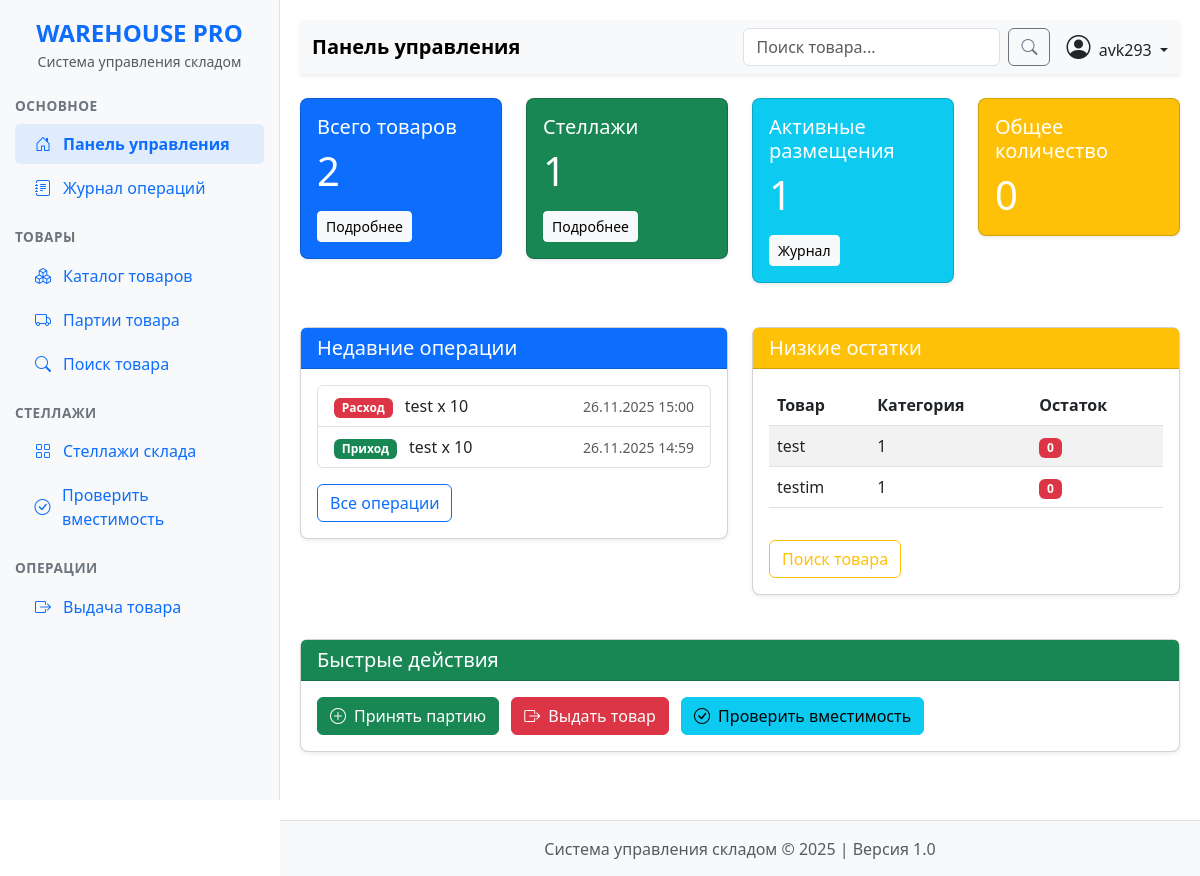
Page /warehouse/ (signed in) on the committed database.
### warehouse/models.py (models this page shows, shortened)
class WarehouseJournal(models.Model):
    OPERATION_CHOICES = [
        ('IN', 'Приход'),
        ('OUT', 'Расход'),
    ]
    operation_type = models.CharField(
        max_length=3, choices=OPERATION_CHOICES, verbose_name='Тип операции')
    product = models.ForeignKey(
        Product, on_delete=models.CASCADE, verbose_name='Товар')
    quantity = models.PositiveIntegerField(verbose_name='Количество')
    rack = models.ForeignKey(
        Rack, on_delete=models.SET_NULL, null=True, blank=True, verbose_name='Стелаж')
    batch = models.ForeignKey(
        Batch, on_delete=models.SET_NULL, null=True, blank=True, verbose_name='Партия')
    operation_date = models.DateTimeField(
        default=timezone.now, verbose_name='Дата  операции')
    operator = models.CharField(max_length=100, verbose_name='Оператор')
    notes = models.TextField(blank=True, null=True, verbose_name='Описание')
    class Meta:
        ordering = ['-operation_date']
        verbose_name = 'Операция'
        verbose_name_plural = 'Операции'

class Product(models.Model):
    name = models.CharField(max_length=200, verbose_name='Название')
    category = models.ForeignKey(
        Category, on_delete=models.CASCADE, verbose_name='Категория')
    sku = models.CharField(max_length=50, unique=True, verbose_name='Артикул')
    length = models.FloatField(help_text="Длина в см", verbose_name='Длина')
    width = models.FloatField(help_text="Ширина в см", verbose_name='Ширина')
    height = models.FloatField(help_text="Высота в см", verbose_name='Высота')
    weight = models.FloatField(help_text="Вес в кг", verbose_name='Вес')
    image = models.ImageField(
        upload_to='products/', blank=True, null=True, verbose_name='Изображение товара')
    class Meta:
        verbose_name = 'Товар'
        verbose_name_plural = 'Товары'
    def get_volume(self):
        return self.length * self.width * self.height

class Category(models.Model):
    name = models.CharField(max_length=100, unique=True)
    description = models.TextField(blank=True, null=True)
    class Meta:
        verbose_name = 'Категория'
        verbose_name_plural = 'Категории'

### warehouse/views.py (the view)
# urls.py: path('', views.DashboardView.as_view(), name='dashboard'),
class DashboardView(LoginRequiredMixin, View):
    login_url = '/login/'
    def get(self, request):
        total_products = Product.objects.count()
        total_racks = Rack.objects.filter(is_active=True).count()
        active_placements = Placement.objects.filter(is_active=True).count()
        total_quantity = Placement.objects.filter(
            is_active=True).aggregate(total=Sum('quantity'))['total'] or 0
        low_stock_products = []
        for product in Product.objects.all():
            quantity = Placement.objects.filter(product=product, is_active=True).aggregate(
                total=Sum('quantity'))['total'] or 0
            if quantity < 10:  # Порог низкого остатка
                low_stock_products.append({
                    'product': product,
                    'quantity': quantity
                })
        recent_operations = WarehouseJournal.objects.all()[:10]
        racks_utilization = []
        for rack in Rack.objects.filter(is_active=True).order_by('name')[:5]:
            racks_utilization.append({
                'rack': rack,
                'utilization': rack.get_utilization_percent()
            })
        context = {
            'total_products': total_products,
            'total_racks': total_racks,
            'active_placements': active_placements,
            'total_quantity': total_quantity,
            'low_stock_products': low_stock_products[:5],
            'recent_operations': recent_operations,
            'racks_utilization': racks_utilization,
        }
        return render(request, 'warehouse/dashboard.html', context)

### warehouse/templates/warehouse/dashboard.html (shortened to what this page needs)
{% extends 'warehouse/base.html' %}
{% block page_title %}Панель управления{% endblock %}
{% block content %}
<div class="row">
    <div class="col-md-3">
        <div class="card text-white bg-primary">
            <div class="card-body">
                <h5 class="card-title">Всего товаров</h5>
                <p class="card-text display-6">{{ total_products }}</p>
                <a href="{% url 'warehouse:product_list' %}" class="btn btn-light btn-sm">Подробнее</a>
            </div>
        </div>
    </div>
    <div class="col-md-3">
        <div class="card text-white bg-success">
            <div class="card-body">
                <h5 class="card-title">Стеллажи</h5>
                <p class="card-text display-6">{{ total_racks }}</p>
                <a href="{% url 'warehouse:rack_list' %}" class="btn btn-light btn-sm">Подробнее</a>
            </div>
        </div>
    </div>
    <div class="col-md-3">
        <div class="card text-white bg-info">
            <div class="card-body">
                <h5 class="card-title">Активные размещения</h5>
                <p class="card-text display-6">{{ active_placements }}</p>
                <a href="{% url 'warehouse:journal' %}" class="btn btn-light btn-sm">Журнал</a>
            </div>
        </div>
    </div>
    <div class="col-md-3">
        <div class="card text-white bg-warning">
            <div class="card-body">
                <h5 class="card-title">Общее количество</h5>
                <p class="card-text display-6">{{ total_quantity }}</p>
            </div>
        </div>
    </div>
</div>
<div class="row mt-4">
    <div class="col-md-6">
        <div class="card">
            <div class="card-header bg-primary text-white">
                <h5 class="mb-0">Недавние операции</h5>
            </div>
            <div class="card-body">
                {% if recent_operations %}
                <ul class="list-group">
                    {% for operation in recent_operations %}
                    <li class="list-group-item d-flex justify-content-between align-items-center">
                        <div>
                            <span
                                class="badge bg-{% if operation.operation_type == 'IN' %}success{% else %}danger{% endif %} me-2">
                                {% if operation.operation_type == 'IN' %}Приход{% else %}Расход{% endif %}
                            </span>
                            {{ operation.product.name }} x {{ operation.quantity }}
                        </div>
                        <small class="text-muted">{{ operation.operation_date|date:"d.m.Y H:i" }}</small>
                    </li>
                    {% endfor %}
                </ul>
                {% else %}
                <p class="text-muted">Нет последних операций</p>
                {% endif %}
                <a href="{% url 'warehouse:journal' %}" class="btn btn-outline-primary mt-3">Все операции</a>
            </div>
        </div>
    </div>
    <div class="col-md-6">
        <div class="card">
            <div class="card-header bg-warning text-white">
                <h5 class="mb-0">Низкие остатки</h5>
            </div>
            <div class="card-body">
                {% if low_stock_products %}
                <table class="table table-striped">
                    <thead>
                        <tr>
                            <th>Товар</th>
                            <th>Категория</th>
                            <th>Остаток</th>
                        </tr>
                    </thead>
                    <tbody>
                        {% for item in low_stock_products %}
                        <tr>
                            <td>{{ item.product.name }}</td>
                            <td>{{ item.product.category.name }}</td>
                            <td>
                                <span class="badge bg-danger">{{ item.quantity }}</span>
                            </td>
                        </tr>
                        {% endfor %}
                    </tbody>
                </table>
                {% else %}
                <p class="text-muted">Нет товаров с низкими остатками</p>
                {% endif %}
                <a href="{% url 'warehouse:search_product' %}" class="btn btn-outline-warning mt-3">Поиск товара</a>
            </div>
        </div>
    </div>
</div>
<div class="row mt-4">
    <div class="col-md-12">
        <div class="card">
            <div class="card-header bg-success text-white">
                <h5 class="mb-0">Быстрые действия</h5>
            </div>
            <div class="card-body">
                <div class="d-grid gap-3 d-md-block">
                    <a href="{% url 'warehouse:batch_create' %}" class="btn btn-success me-md-2">
                        <i class="bi bi-plus-circle me-2"></i>Принять партию
                    </a>
                    <a href="{% url 'warehouse:issue_product' %}" class="btn btn-danger me-md-2">
                        <i class="bi bi-box-arrow-right me-2"></i>Выдать товар
                    </a>
                    <a href="{% url 'warehouse:check_capacity' %}" class="btn btn-info me-md-2">
                        <i class="bi bi-check-circle me-2"></i>Проверить вместимость
                    </a>
                </div>
            </div>
        </div>
    </div>
</div>
{% endblock %}

### warehouse/templates/warehouse/base.html (shortened to what this page needs)
<!DOCTYPE html>
<html lang="ru">
<head>
    <link href="https://cdn.jsdelivr.net/npm/bootstrap@5.3.0/dist/css/bootstrap.min.css" rel="stylesheet">
    <link rel="stylesheet" href="https://cdn.jsdelivr.net/npm/bootstrap-icons@1.10.0/font/bootstrap-icons.css">
</head>
<body>
    <div class="sidebar">
        <div class="text-center mb-4">
            <div class="logo">WAREHOUSE PRO</div>
            <div class="text-muted small">Система управления складом</div>
        </div>
        <div class="sidebar-section">
            <div class="sidebar-section-title">ОСНОВНОЕ</div>
            <ul class="nav flex-column">
                <li class="nav-item mb-1">
                    <a class="nav-link d-flex align-items-center {% if request.path == '/warehouse/' or request.path == '/' %}active{% endif %}"
                        href="{% url 'warehouse:dashboard' %}">
                        <div class="nav-icon"><i class="bi bi-house-door"></i></div>
                        <span>Панель управления</span>
                    </a>
                </li>
                <li class="nav-item mb-1">
                    <a class="nav-link d-flex align-items-center {% if '/journal/' in request.path %}active{% endif %}"
                        href="{% url 'warehouse:journal' %}">
                        <div class="nav-icon"><i class="bi bi-journal-text"></i></div>
                        <span>Журнал операций</span>
                    </a>
                </li>
            </ul>
        </div>
        <div class="sidebar-section">
            <div class="sidebar-section-title">ТОВАРЫ</div>
            <ul class="nav flex-column">
                <li class="nav-item mb-1">
                    <a class="nav-link d-flex align-items-center {% if '/products/' in request.path %}active{% endif %}"
                        href="{% url 'warehouse:product_list' %}">
                        <div class="nav-icon"><i class="bi bi-boxes"></i></div>
                        <span>Каталог товаров</span>
                    </a>
                </li>
                <li class="nav-item mb-1">
                    <a class="nav-link d-flex align-items-center {% if '/batches/' in request.path %}active{% endif %}"
                        href="{% url 'warehouse:batch_list' %}">
                        <div class="nav-icon"><i class="bi bi-truck"></i></div>
                        <span>Партии товара</span>
                    </a>
                </li>
                <li class="nav-item mb-1">
                    <a class="nav-link d-flex align-items-center {% if '/search/' in request.path %}active{% endif %}"
                        href="{% url 'warehouse:search_product' %}">
                        <div class="nav-icon"><i class="bi bi-search"></i></div>
                        <span>Поиск товара</span>
                    </a>
                </li>
            </ul>
        </div>
        <div class="sidebar-section">
            <div class="sidebar-section-title">СТЕЛЛАЖИ</div>
            <ul class="nav flex-column">
                <li class="nav-item mb-1">
                    <a class="nav-link d-flex align-items-center {% if '/racks/' in request.path %}active{% endif %}"
                        href="{% url 'warehouse:rack_list' %}">
                        <div class="nav-icon"><i class="bi bi-grid"></i></div>
                        <span>Стеллажи склада</span>
                    </a>
                </li>
                <li class="nav-item mb-1">
                    <a class="nav-link d-flex align-items-center {% if '/check-capacity/' in request.path %}active{% endif %}"
                        href="{% url 'warehouse:check_capacity' %}">
                        <div class="nav-icon"><i class="bi bi-check-circle"></i></div>
                        <span>Проверить вместимость</span>
                    </a>
                </li>
            </ul>
        </div>
        <div class="sidebar-section">
            <div class="sidebar-section-title">ОПЕРАЦИИ</div>
            <ul class="nav flex-column">
                <li class="nav-item mb-1">
                    <a class="nav-link d-flex align-items-center {% if '/issue/' in request.path %}active{% endif %}"
                        href="{% url 'warehouse:issue_product' %}">
                        <div class="nav-icon"><i class="bi bi-box-arrow-right"></i></div>
                        <span>Выдача товара</span>
                    </a>
                </li>
            </ul>
        </div>
    </div>
    <div class="main-content">
        <nav class="navbar navbar-expand-lg navbar-light bg-light mb-4 shadow-sm">
            <div class="container-fluid">
                <h1 class="navbar-brand mb-0">{% block page_title %}Панель управления{% endblock %}</h1>
                <div class="d-flex align-items-center">
                    <form class="d-flex me-3" method="get" action="{% url 'warehouse:search_product' %}">
                        <input class="form-control me-2" type="search" name="q" placeholder="Поиск товара..."
                            aria-label="Search">
                        <button class="btn btn-outline-secondary" type="submit"><i class="bi bi-search"></i></button>
                    </form>
                    <div class="dropdown">
                        <a href="#" class="d-block link-dark text-decoration-none dropdown-toggle" id="userMenu"
                            data-bs-toggle="dropdown" aria-expanded="false">
                            <i class="bi bi-person-circle fs-4"></i>
                            <span class="ms-1 d-none d-md-inline">
                                {% if request.user.is_authenticated %}
                                    {{ request.user.get_full_name|default:request.user.username }}
                                {% else %}
                                    Гость
                                {% endif %}
                            </span>
                        </a>
                    </div>
                </div>
            </div>
        </nav>
        {% block content %}
        {% endblock %}
        <footer class="footer mt-5 pt-3">
            <div class="container text-center text-muted">
                <p class="mb-0">Система управления складом &copy; {% now 'Y' %} | Версия 1.0</p>
            </div>
        </footer>
    </div>
</body>
</html>

### rows in the picture
WarehouseJournal: operation_type "Расход", product.name "test", quantity "10", operation_date "26.11.2025 15:00"
WarehouseJournal: operation_type "Приход", product.name "test", quantity "10", operation_date "26.11.2025 14:59"
Product: product.name "test", product.category.name "1", quantity "0"
Product: product.name "testim", product.category.name "1", quantity "0"

### other values in the picture
{{ request.user.get_full_name|default:request.user.username }} "avk293"
{{ total_products }} "2"
{{ total_racks }} "1"
{{ active_placements }} "1"
{{ total_quantity }} "0"
